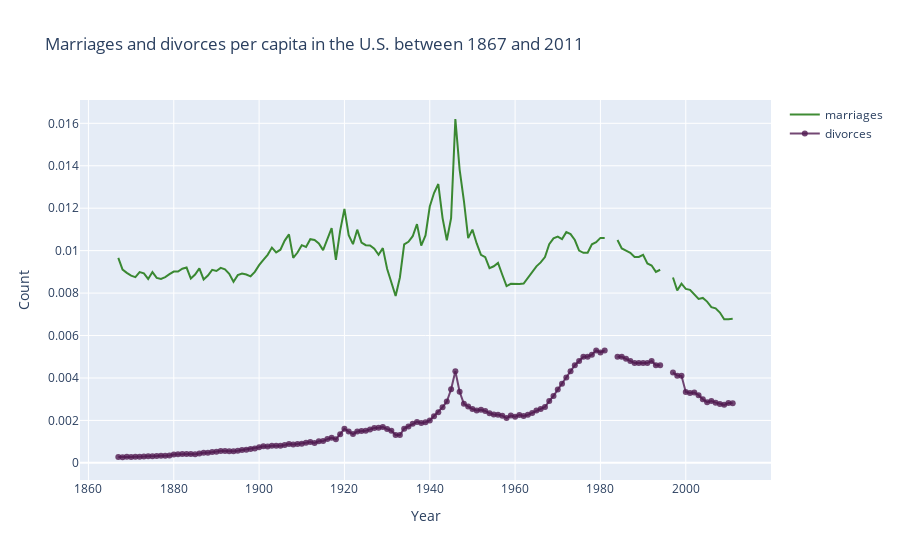

Notebook cell for this chart:
### Code cell
#create graph

# Creating trace1 for marriages
trace1 = go.Scatter(
                    x = md_df.Year,
                    y = md_df.marriage_capita,
                    mode = "lines",
                    name = "marriages",
                    marker = dict(color = 'rgba(16, 112, 2, 0.8)'))
                   
# Creating trace2 for divorces
trace2 = go.Scatter(
                    x = md_df.Year,
                    y = md_df.divorce_capita,
                    mode = "lines+markers",
                    name = "divorces",
                    marker = dict(color = 'rgba(80, 26, 80, 0.8)'))
                    
data = [trace1, trace2]
layout = dict(title = 'Marriages and divorces per capita in the U.S. between 1867 and 2011',
              xaxis= dict(title= 'Year',ticklen= 5,zeroline= False),
             yaxis =dict(title='Count'))
fig = dict(data = data, layout = layout)
iplot(fig)

### Figure 1 — Plotly figure (JSON) as saved in the notebook; plotly's stock layout.template omitted (floating-point values rounded to 4 significant figures; data arrays with more than 128 entries replaced by an {"elided": "..."} marker saying what was removed)
{"data": [{"marker": {"color": "rgba(16, 112, 2, 0.8)"}, "mode": "lines", "name": "marriages", "type": "scatter", "x": {"elided": "145 int values"}, "y": {"elided": "145 float values"}}, {"marker": {"color": "rgba(80, 26, 80, 0.8)"}, "mode": "lines+markers", "name": "divorces", "type": "scatter", "x": {"elided": "145 int values"}, "y": {"elided": "145 float values"}}], "layout": {"title": {"text": "Marriages and divorces per capita in the U.S. between 1867 and 2011"}, "xaxis": {"ticklen": 5, "title": {"text": "Year"}, "zeroline": false}, "yaxis": {"title": {"text": "Count"}}}}
